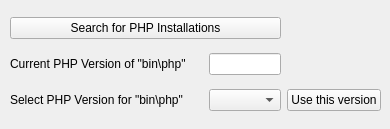
     <widget class="QWidget" name="php_tab_versionswitch">
      <attribute name="title">
       <string>Version Switch</string>
      </attribute>
      <widget class="QWidget" name="gridLayoutWidget_6">
       <property name="geometry">
        <rect>
         <x>10</x>
         <y>9</y>
         <width>371</width>
         <height>111</height>
        </rect>
       </property>
       <layout class="QGridLayout" name="gridLayout_17">
        <item row="2" column="0">
         <widget class="QLabel" name="label_selectPHPVersion">
          <property name="text">
           <string>Select PHP Version for &quot;bin\php&quot;</string>
          </property>
         </widget>
        </item>
        <item row="0" column="0" colspan="3">
         <widget class="QPushButton" name="pushButton_searchPHPInstallations">
          <property name="text">
           <string>Search for PHP Installations</string>
          </property>
         </widget>
        </item>
        <item row="2" column="3">
         <widget class="QPushButton" name="pushButton_setPHPVersionForBinFolder">
          <property name="text">
           <string>Use this version</string>
          </property>
         </widget>
        </item>
        <item row="1" column="2">
         <widget class="QLineEdit" name="lineEdit_currentPHPVersion">
          <property name="enabled">
           <bool>true</bool>
          </property>
          <property name="sizePolicy">
           <sizepolicy hsizetype="Preferred" vsizetype="Fixed">
            <horstretch>0</horstretch>
            <verstretch>0</verstretch>
           </sizepolicy>
          </property>
          <property name="maximumSize">
           <size>
            <width>16777215</width>
            <height>16777215</height>
           </size>
          </property>
          <property name="font">
           <font>
            <weight>75</weight>
            <bold>true</bold>
           </font>
          </property>
          <property name="frame">
           <bool>true</bool>
          </property>
          <property name="alignment">
           <set>Qt::AlignJustify|Qt::AlignVCenter</set>
          </property>
         </widget>
        </item>
        <item row="1" column="0">
         <widget class="QLabel" name="label_currentPHPVersion">
          <property name="text">
           <string>Current PHP Version of &quot;bin\php&quot;</string>
          </property>
         </widget>
        </item>
        <item row="2" column="2">
         <widget class="QComboBox" name="comboBox_PHPVersions"/>
        </item>
        <item row="1" column="1" rowspan="2">
         <spacer name="horizontalSpacer_2">
          <property name="orientation">
           <enum>Qt::Horizontal</enum>
          </property>
          <property name="sizeHint" stdset="0">
           <size>
            <width>150</width>
            <height>20</height>
           </size>
          </property>
         </spacer>
        </item>
       </layout>
      </widget>
     </widget>
